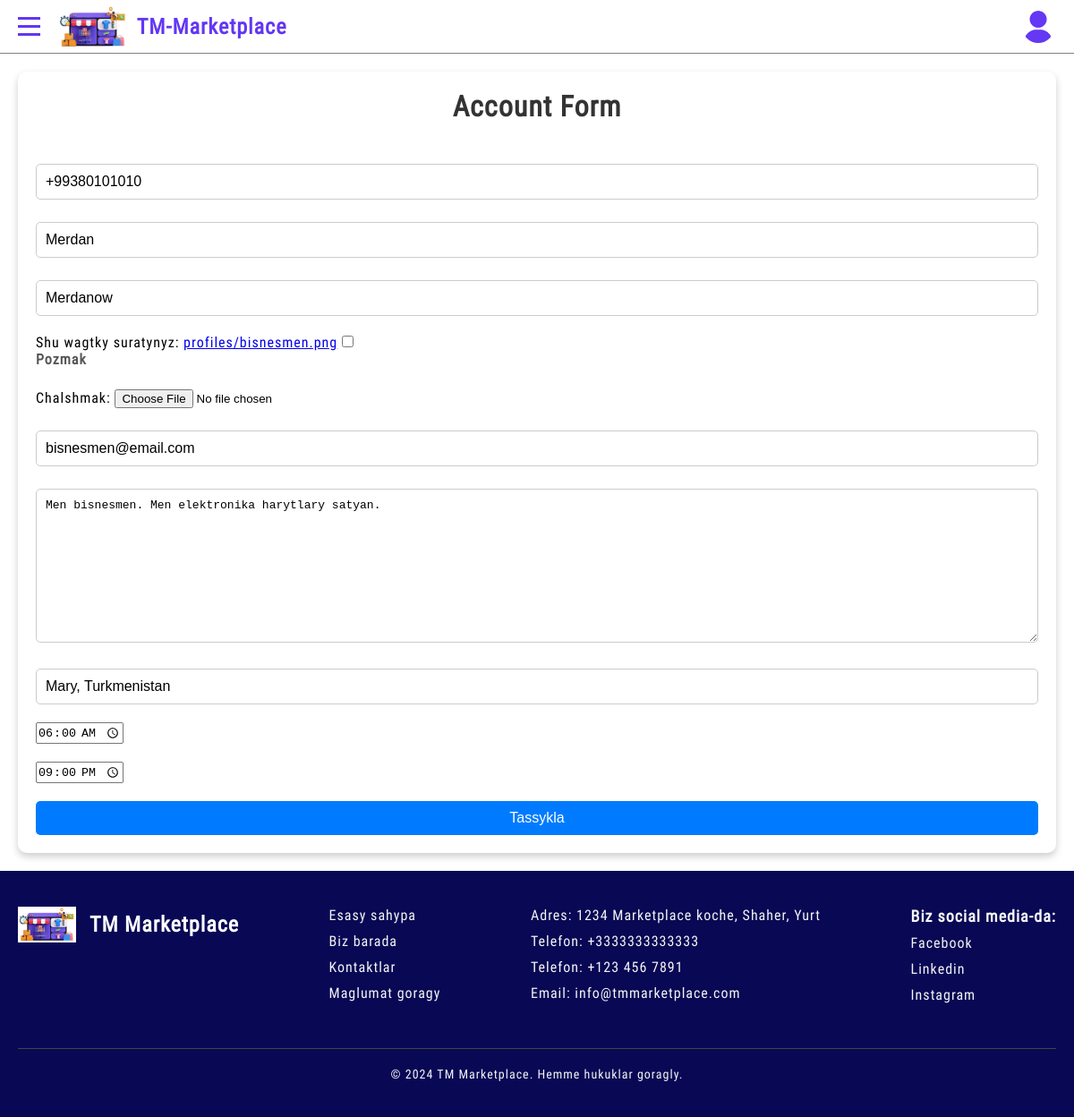
The page /users/edit-account/0a154329-4564-42d3-833e-823176300a7c/ on the database its author committed.
### users/models.py (models this page shows, shortened)
class Profile(models.Model):
    USER_ROLE_TYPE = (
        ('Satyjy', 'Satyjy'),
        ('Alyjy', 'Alyjy'),
    )
    user = models.OneToOneField(User, on_delete=models.CASCADE, null=True, blank=True)
    email = models.EmailField(max_length=100, blank=True, null=True)
    profile_image = models.ImageField(blank=True, null=True, default='profiles/user-default.png', upload_to='profiles/')
    firstname = models.CharField(max_length=50, blank=True, null=True)
    lastname = models.CharField(max_length=50, blank=True, null=True)
    bio = models.TextField(blank=True, null=True)
    address = models.CharField(max_length=255, blank = True, null = True)
    phone = models.CharField(max_length=50)
    user_role = models.CharField(max_length=50, choices=USER_ROLE_TYPE, null=True, blank=True)
    start_time = models.TimeField(null=True, blank=True, default='06:00')
    finish_time = models.TimeField(null=True, blank=True, default='22:00')
    profile_visit = models.IntegerField(default=0)
    created = models.DateTimeField(auto_now_add=True)
    id= models.UUIDField(default=uuid.uuid4, primary_key=True, unique=True, editable=False)

### contacts/models.py (models this page shows, shortened)
class Contact(models.Model):
    address = models.CharField(max_length=255, null=True, blank=True)
    phone1 = models.CharField(max_length=15, null=True, blank=True)
    phone2 = models.CharField(max_length=15, null=True, blank=True)
    email = models.EmailField(null=True, blank=True)
    instagram = models.CharField(max_length=500, null=True, blank=True)
    facebook = models.CharField(max_length=500, null=True, blank=True)
    linkedin = models.CharField(max_length=500, null=True, blank=True)

### users/views.py (the view, shortened to what this page needs)
# urls.py: path('edit-account/<str:pk>/', views.edit_account, name='edit-account'),
def edit_account(request, pk):  # Определяем функцию edit_account, которая принимает запрос и первичный ключ
    account = Profile.objects.get(id=pk)  # Получаем экземпляр Profile по его первичному ключу (id)
    if account.user_role == 'Satyjy':
        form = AccountForm(instance=account)  # Инициализируем форму AccountForm, используя данные текущего аккаунта
    else:
        form = AccountFormAlyjy(instance=account)
    context = {
        'form': form,  # Передаем форму (с данными ) в шаблон для отображения
    }
    return render(request, 'users/account-form.html', context)  # Рендерим шаблон

### users/forms.py
class AccountForm(ModelForm):
    class Meta:
        model = Profile
        fields = [
            'phone', 'firstname', 'lastname', 'profile_image',
            'email', 'bio', 'address', 'start_time', 'finish_time'
        ]
        widgets = {
            'profile_image': CustomClearableFileInput(attrs={'class': 'form-control-file'}),
            'start_time': forms.TimeInput(format='%H:%M', attrs={'type': 'time'}),
            'finish_time': forms.TimeInput(format='%H:%M', attrs={'type': 'time'}),
        }
    def __init__(self, *args, **kwargs):
        super(AccountForm, self).__init__(*args, **kwargs)
        self.fields['phone'].widget.attrs['placeholder'] = '+993...'
        self.fields['firstname'].widget.attrs['placeholder'] = 'Adyňyz'
        self.fields['lastname'].widget.attrs['placeholder'] = 'Familýaňyz'
        self.fields['email'].widget.attrs['placeholder'] = 'Email'
        self.fields['bio'].widget.attrs['placeholder'] = 'Barada'
        self.fields['address'].widget.attrs['placeholder'] = 'Adresyňyz'
        self.fields['profile_image'].widget.attrs.update({
            'class': 'form-control-file'
        })

### contacts/kontakt_processor.py (called while the page is built)
def contact_info(request):
    return {
        'contacts':Contact.objects.first(),
    }

### templates/users/account-form.html (shortened to what this page needs)
{% extends 'global/main.html' %}
{% load static %}
{% block content %}
<div class="form-container">
    <form action="" method="POST" class="custom-form" enctype="multipart/form-data">
        <h1>Account Form</h1>
        {% for field in form %}
            <div class="form-group">
                {{ field }}
            </div>
        {% endfor %}
        <input type="submit" value="Tassykla">
    </form>
</div>
{% endblock content %}

### templates/global/footer.html
{% load static %}
<footer class="footer">
    <div class="footer-content">
        <div class="footer-logo">
            <img src="{% static 'images/logo.png' %}" alt="Logo" class="logo">
            <p class="footer-txt">TM Marketplace</p>
        </div>
        <div class="footer-links">
            <a href="#" class="footer-link">Esasy sahypa</a>
            <a href="{% url 'biz-barada' %}" class="footer-link">Biz barada</a>
            <a href="{% url 'kontaktlarymyz' %}" class="footer-link">Kontaktlar</a>
            <a href="#" class="footer-link">Maglumat goragy</a>
        </div>
      {% if contacts %}
        <div class="footer-contact">
            <p>Adres: {{contacts.address}}</p>
            <p>Telefon: {{contacts.phone1}}</p>
            <p>Telefon: {{contacts.phone2}}</p>
            <p>Email: {{contacts.email}}</p>
        </div>
        <div class="footer-social">
            <p>Biz social media-da:</p>
            <a href="{{contacts.facebook}}" class="social-link">Facebook</a>
            <a href="{{contacts.linkedin}}" class="social-link">Linkedin</a>
            <a href="{{contacts.instagram}}" class="social-link">Instagram</a>
        </div>
      {% else %}
        Kontaktlar gorkezilmedik
      {% endif %}
    </div>
    <div class="footer-bottom">
        <p>&copy; 2024 TM Marketplace. Hemme hukuklar goragly.</p>
    </div>
</footer>

### static/css/style.css (style rules this page uses)
* { box-sizing: border-box; margin: 0; padding: 0; }
body { font-family: 'Roboto Condensed', sans-serif; letter-spacing: 1px; }
.logo { height: 48px; margin-right: 10px; }
.form-group { flex: 1; min-width: 220px; }
.form-container { margin: 20px 20px; padding: 20px; border-radius: 10px; box-shadow: 0 4px 8px rgba(0, 0, 0, 0.2); background-color: #ffffff; }
.custom-form { display: grid; gap: 20px; position: relative; }
.custom-form h1 { font-size: 2em; text-align: center; margin-bottom: 20px; color: #333; }
.custom-form label { font-weight: bold; margin-bottom: 5px; display: block; color: #555; }
.custom-form input[type="text"], .custom-form input[type="email"], .custom-form input[type="password"], .custom-form select, .custom-form textarea { width: 100%; padding: 10px; margin-top: 5px; border: 1px solid #ccc; border-radius: 5px; font-size: 1em; transition: border-color 0.3s ease; }
.custom-form input[type="submit"] { padding: 10px 15px; background-color: #007bff; color: #fff; border: none; border-radius: 5px; font-size: 1em; cursor: pointer; transition: background-color 0.3s ease; }
.footer { background-color: rgb(8, 8, 85); color: #f5f5f5; padding: 40px 20px; }
.footer-content { display: flex; justify-content: space-between; align-items: flex-start; flex-wrap: wrap; }
.footer-logo { display: flex; align-items: center; margin-bottom: 20px; }
.footer-logo .logo { height: 40px; margin-right: 15px; }
.footer-txt { font-size: 24px; font-weight: bold; color: #ffffff; }
.footer-links, .footer-social, .footer-contact { margin-bottom: 20px; }
.footer-links, .footer-social { display: flex; flex-direction: column; }
.footer-contact p { margin-bottom: 10px; font-size: 16px; }
.footer-link, .social-link { color: #f5f5f5; text-decoration: none; margin-bottom: 10px; font-size: 16px; transition: color 0.3s; }
.footer-social p { font-size: 18px; margin-bottom: 10px; font-weight: bold; }
.footer-bottom { text-align: center; margin-top: 20px; border-top: 1px solid #444; padding-top: 20px; font-size: 14px; }

### rows shown on the page
Profile: form "+99380101010" "Merdan" "Merdanow" "bisnesmen@email.com" "Men bisnesmen. Men elektronika harytlary satyan." "Mary, Turkmenistan" "06:00" "21:00"
Contact: address "1234 Marketplace koche, Shaher, Yurt", phone1 "+3333333333333", phone2 "+123 456 7891", email "info@tmmarketplace.com"
